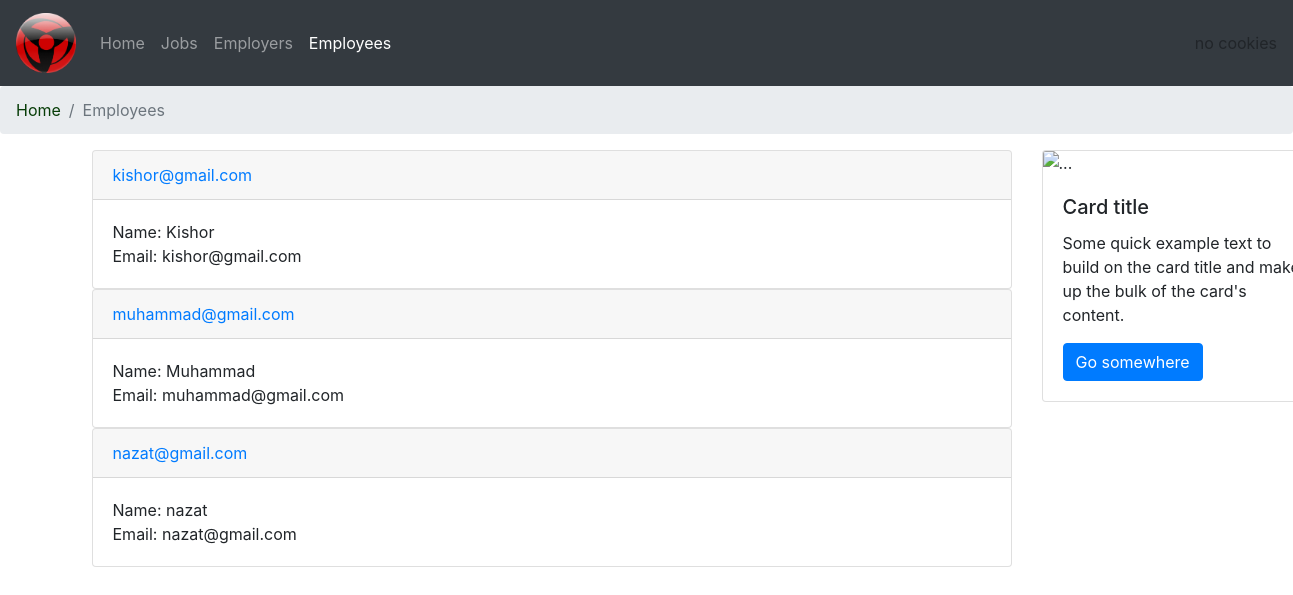
Screenshot of /admin/admin-seeker.php with the database file from the repository.
### tables this page shows
CREATE TABLE `seeker` (
  `sk_email` varchar(100) NOT NULL,
  `sk_name` varchar(40) NOT NULL,
  `sk_pass` varchar(20) NOT NULL,
  `sk_pdf` varchar(255) DEFAULT NULL
);

### admin/admin-seeker.php (the view, shortened to what this page needs)
<?php
include "../db_con.php";
?>
<!DOCTYPE html>
<html>
<head>
    <link rel="stylesheet" href="../design/bootstrap.min.css">
</head>
<body>
    <nav class="navbar navbar-expand-lg navbar-dark bg-dark">
        <a class="navbar-brand" href="#"><img src="../pic/look-1.png" alt="logo" width="60" height="60"></a>
        <div class="collapse navbar-collapse" id="navbarSupportedContent">
            <ul class="navbar-nav mr-auto">
                <li class="nav-item">
                    <a class="nav-link" href="admin-home.php">Home </a>
                </li>
                <li class="nav-item">
                    <a class="nav-link" href="admin-job.php">Jobs</a>
                </li>
                <li class="nav-item ">
                    <a class="nav-link" href="admin-emp.php">Employers <span class="sr-only">(current)</span></a>
                </li>
                <li class="nav-item active">
                    <a class="nav-link" href="admin-seeker.php">Employees</a>
                </li>
            </ul>
            <ul class="navbar-nav justify-content-end" >
                <li class="nav-item dropdown">
                    <?php
                    if(count($_SESSION) > 0) {
                        echo '<a class="nav-link dropdown-toggle log" href="#" id="navbarDropdown" role="button" data-toggle="dropdown"
                        aria-haspopup="true" aria-expanded="false">'.$_SESSION['user_name'].'</a>';
                        }
                    else {
                        $cookie_name = 'username';
                        if(isset($_COOKIE[$cookie_name])) {
                            echo '<a class="nav-link dropdown-toggle log" href="#" id="navbarDropdown" role="button" data-toggle="dropdown"
                            aria-haspopup="true" aria-expanded="false">'.$_COOKIE[$cookie_name].'</a>';
                        }else{
                            echo 'no cookies';
                        }
                    }
                    ?>
                </li>
    </nav>
    <ol class="breadcrumb">
        <li class="breadcrumb-item"> <a class="bcumb" href="admin-home.php">Home</a></li>
        <li class="breadcrumb-item active">Employees</li>
    </ol>
    <div class="container">
        <div class="row">
            <div class="col-md-10 block">
            <?php
                $sql= "select * from seeker";
                $isql= $con->query($sql);
                if($isql->num_rows>0){
                    while($row = $isql->fetch_assoc()) {
                    ?>
                        <div class="card">
                            <div class="card-header">
                                <?php $seeker_mail = $row["sk_email"]; ?>
                                <a href="admin-seeker2.php?var=<?php echo $seeker_mail;?>"> <?php echo $row["sk_email"] ?> </a>
                            </div>
                            <div class="card-body">
                                <?php echo "Name: ".$row["sk_name"] ?> <br>
                                <?php echo "Email: ".$row["sk_email"] ?>
                            </div>
                        </div>
                    <?php
                    }
                }
            ?>
            </div>
            <div class="col-md-2">
                <div class="card" style="width: 18rem;">
                    <img src="..." class="card-img-top" alt="...">
                    <div class="card-body">
                        <h5 class="card-title">Card title</h5>
                        <p class="card-text">Some quick example text to build on the card title and make up the bulk of the card's content.</p>
                        <a href="#" class="btn btn-primary">Go somewhere</a>
                    </div>
                </div>
            </div>
        </div>
    </div>
</body>
</html>

### admin/admin-seeker.php (style rules this page uses)
.bcumb { color:rgb(7, 61, 7); }

### rows the page displays
seeker: sk_email "kishor@gmail.com", sk_name "Kishor"
seeker: sk_email "muhammad@gmail.com", sk_name "Muhammad"
seeker: sk_email "nazat@gmail.com", sk_name "nazat"
